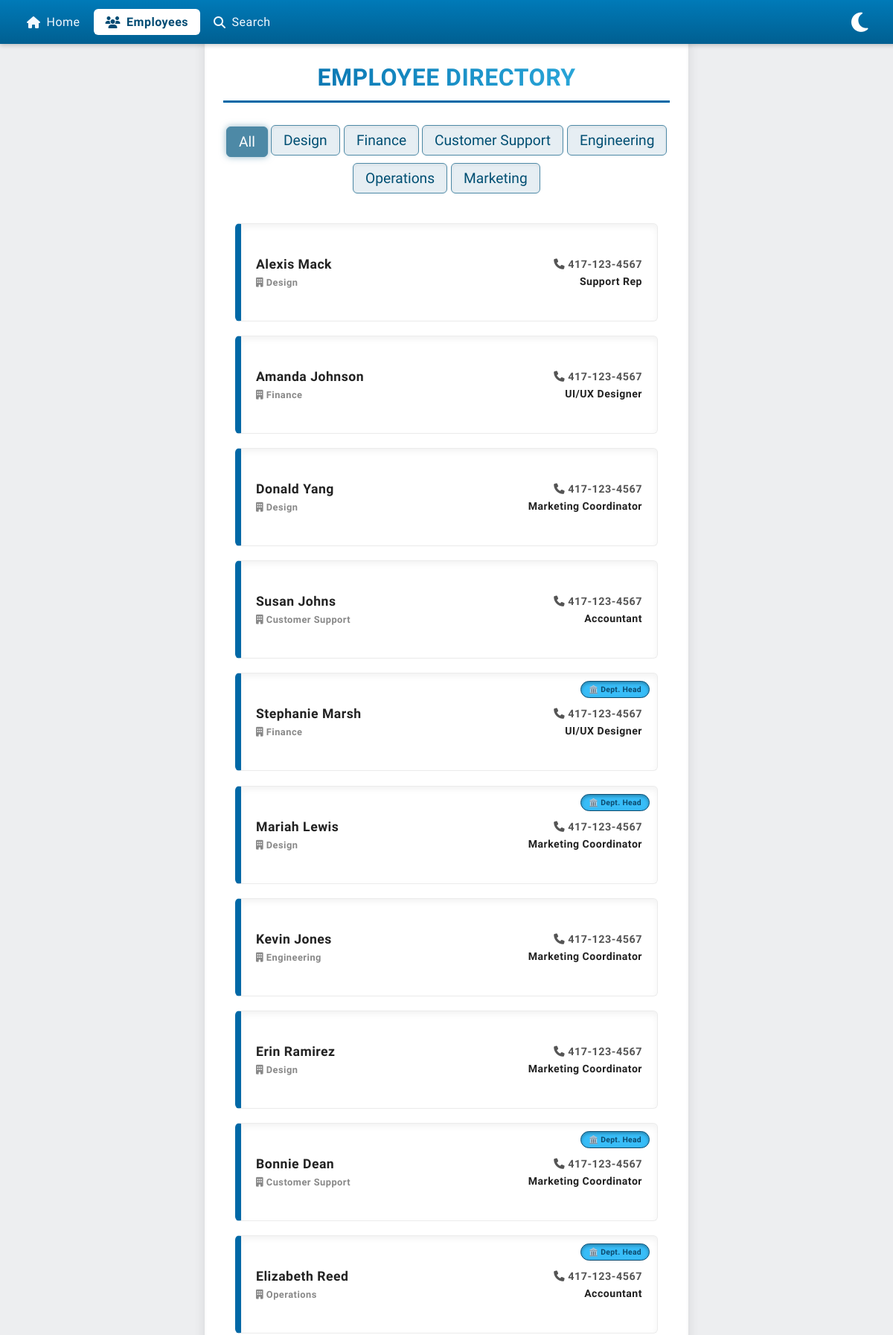
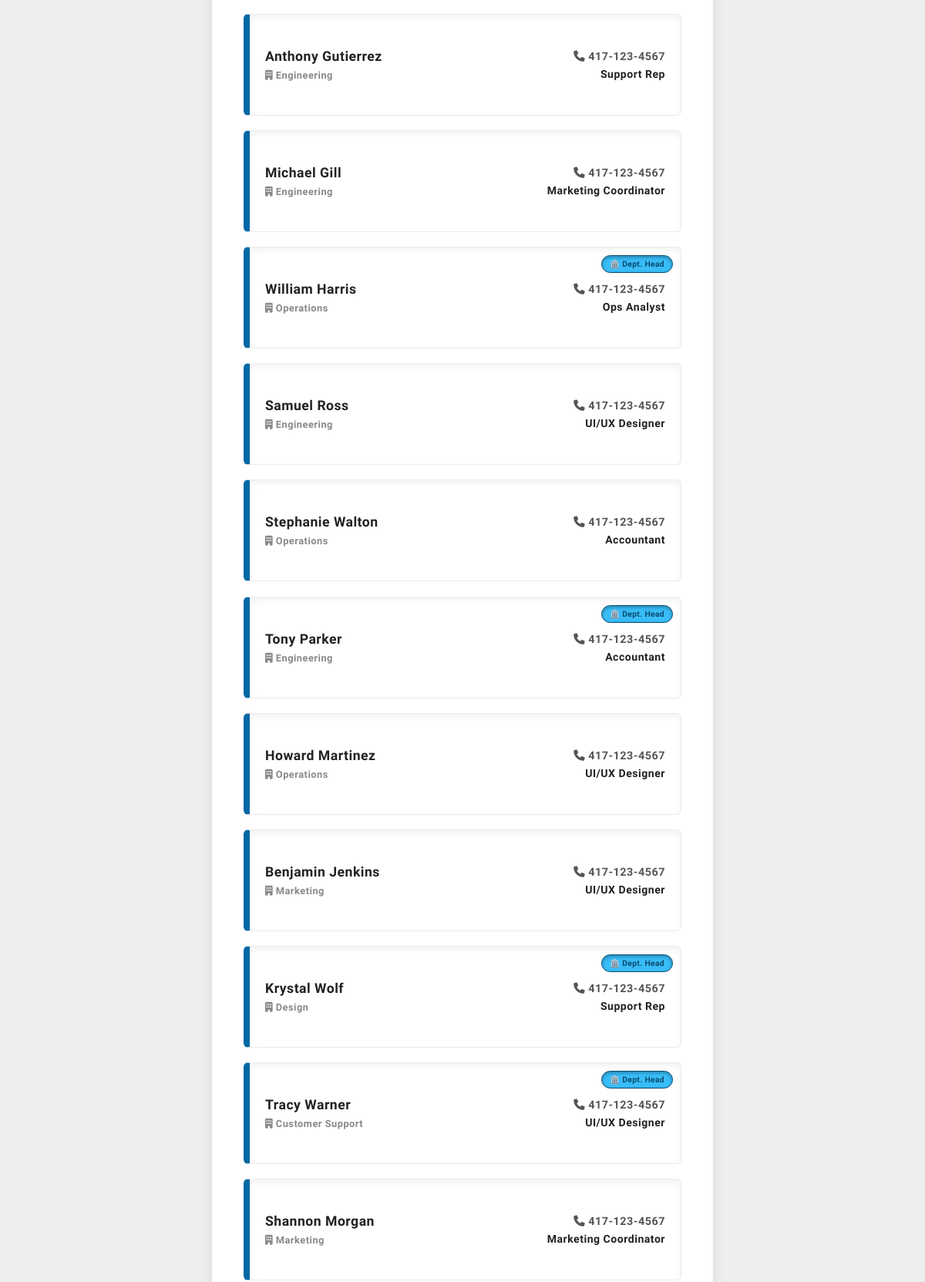
/employees/ (upper part), run on the app's committed database (2 pictures, top to bottom).
### employees/models.py (models this page shows, shortened)
class Employees(models.Model):
	firstname = models.CharField(max_length=255)
	lastname = models.CharField(max_length=255)
	phone = models.CharField(max_length=255)
	department = models.CharField(max_length=255)
	title = models.CharField(max_length=255)
	slug = models.SlugField(blank=True)
	email = models.CharField(max_length=255, blank=True)
	head = models.BooleanField(blank=True, null=True)
	spv = models.BooleanField(blank=True, null=True)
	doh = models.DateField(blank=True, null=True)
	bday = models.DateField(blank=True, null=True)

### employees/views.py (the view)
# urls.py: path('', include('employees.urls')),
def employees(request):
    today = date.today()
    selected_department = request.GET.get('department')
    departments = Employees.objects.values_list('department', flat=True).distinct()
    if selected_department:
        myEmps = Employees.objects.filter(department=selected_department)
    else:
        myEmps = Employees.objects.all()
    context = {
        'myEmps': myEmps,
        'departments': departments,
        'selected_department': selected_department,
        'today': today,
    }
    return render(request, 'directory.html', context)

### employees/templates/directory.html (shortened to what this page needs)
{% extends "master.html" %}
{% block content %}
	<div class="mycard">
		<h1>Employee Directory</h1>
			<div class="button-container" style="text-align: center;">
			  <form action="" method="get" style="display: inline-block;">
			    <button type="submit" name="department" value="" class="{% if not selected_department %}active{% endif %}">
			      All
			    </button>
			    {% for dept in departments %}
			      <button type="submit" name="department" value="{{ dept }}" class="{% if dept == selected_department %}active{% endif %} hvr-grow">
			        {{ dept }}
			      </button>
			    {% endfor %}
			  </form>
			</div>
			<div class="employee-grid">
			  {% for x in myEmps %}
			    <div class="employee-card hvr-float-shadow"
            		data-aos="{% if forloop.counter0|divisibleby:2 %}zoom-in-left{% else %}zoom-in-right{% endif %}"
            		onclick="document.getElementById('{{ x.slug }}').click()">
			      <div class="watermarks absolute top-2 right-2 flex flex-col items-end space-y-1 z-10">
			        {% if x.head %}
			          <span class="watermark dept-head">🏛️ Dept. Head</span>
			        {% endif %}
			      </div>
			      <a id="{{ x.slug }}" href="{% url 'details' x.slug %}">
			        <div class="card-columns">
			          <div class="card-left">
			            <strong>{{ x.firstname }} {{ x.lastname }}</strong><br>
			            <sub><i class="fa fa-building" aria-hidden="true"></i> {{ x.department }}</sub>
			          </div>
			          <div class="card-right">
			            <small><i class="fa fa-phone" aria-hidden="true"></i> {% if x.phone %}{{ x.phone }}{% else %}&nbsp;{% endif %}</small><br>
			            <sub><strong>{{ x.title }}</strong></sub>
			          </div>
			        </div>
			      </a>
			    </div>
			  {% empty %}
			    <p>No employees found.</p>
			  {% endfor %}
			</div>
	</div>
{% endblock %}

### mystaticfiles/global.css (style rules this page uses)
html, body { height: 100%; max-width: 100%; }
body { margin: 0; font: 600 18px 'Source Sans Pro', sans-serif; letter-spacing: 0.5px; background-color: #edeef0; color: #333; transition: background-color 0.3s, color 0.3s; font-size: clamp(16px, 1.2vw, 18px); }
a { cursor: default; }
.mycard { background-color: #ffffff; margin: 40px auto; width: 90%; max-width: 50%; border-radius: 10px; box-shadow: inset 0 2px 4px rgba(0, 0, 0, 0.05), 0 5px 15px rgba(0, 0, 0, 0.1); padding: 25px; animation: fadeInSlide 0.5s ease-out; }
.mycard h1 { text-align: center; color: #0068a6; margin: 20px 0 30px 0; font-size: 2rem; font-weight: 700; letter-spacing: 0.5px; text-transform: uppercase; background: linear-gradient(to right, #0068a6, #33b5e5); -webkit-background-clip: text; -webkit-text-fill-color: transparent; border-bottom: 3px solid #0068a6; padding-bottom: 0.75rem; }
.card-columns { display: flex; justify-content: space-between; align-items: flex-start; }
.card-left, .card-right { width: 48%; }
.card-right { text-align: right; }
.button-container { margin: 1rem 0; display: flex; flex-wrap: wrap; gap: 1rem 0.5rem; justify-content: center; justify-self: center; align-items: center; }
.button-container button { background-color: #e6eef3; color: #004f73; border: 1px solid #4d89a6; border-radius: 6px; padding: 8px 16px; margin-bottom: 0.5rem; font-size: 1.2rem; font-family: 'Source Sans Pro', sans-serif; cursor: pointer; transition: background-color 0.5s ease, color 0.5s ease, transform 0.3s ease, box-shadow 0.3s ease; box-shadow: inset 0 2px 4px rgba(0, 0, 0, 0.05); }
.button-container button.active { background-color: #4d89a6; color: white; box-shadow: 0 0 10px rgba(77, 137, 166, 0.6); }
.employee-grid { display: grid; grid-template-columns: repeat(auto-fill, minmax(300px, 1fr)); gap: 1.2rem; padding: 1rem; }
.employee-card { position: relative; background-color: #ffffff; border: 1px solid rgba(0, 0, 0, 0.08); border-left: 8px solid #0068a6; box-shadow: inset 0 4px 8px rgba(0, 0, 0, 0.05); padding: 15px 20px; border-radius: 6px; transition:box-shadow 0.6s ease; display: flex; flex-direction: column; justify-content: center; min-height: 100px; text-decoration: none; }
.employee-card a { text-decoration: none; color: #0068a6; }
.employee-card strong { font-size: 1.1em; color: #222; }
.employee-card small { font-size: 0.9em; color: #555; }
.employee-card sub { font-size: 0.8em; color: #888; }
.hvr-float-shadow { vertical-align: middle; -webkit-transform: perspective(1px) translateZ(0); transform: perspective(1px) translateZ(0); position: relative; -webkit-transition-duration: 0.3s; transition-duration: 0.3s; -webkit-transition-property: transform; transition-property: transform; }
.hvr-float-shadow:before { pointer-events: none; position: absolute; z-index: -1; content: ''; top: 100%; left: 5%; height: 10px; width: 90%; opacity: 0; background: -webkit-radial-gradient(center, ellipse, rgba(0, 0, 0, 0.35) 0%, rgba(0, 0, 0, 0) 80%) !important; background: radial-gradient(ellipse at center, rgba(0, 0, 0, 0.35) 0%, rgba(0, 0, 0, 0) 80%) !important; -webkit-transition-duration: 0.3s; transition-duration: 0.3s; -webkit-transition-property: transform, opacity; transition-property: transform, opacity; }
.hvr-grow { display: inline-block; vertical-align: middle; -webkit-transform: perspective(1px) translateZ(0); transform: perspective(1px) translateZ(0); box-shadow: 0 0 1px rgba(0, 0, 0, 0); -webkit-transition-duration: 0.3s; transition-duration: 0.3s; -webkit-transition-property: transform; transition-property: transform; }
[data-aos] { opacity: 0; transition-property: opacity, transform; will-change: opacity, transform; }
.watermarks { position: absolute; top: 10px; right: 10px; display: flex; flex-direction: row; align-items: flex-end; gap: 0.5rem; z-index: 10; pointer-events: none; flex-wrap: wrap; }
.watermark { font-size: 0.65rem; font-weight: 600; padding: 4px 10px; border-radius: 999px; letter-spacing: 0.3px; white-space: nowrap; box-shadow: inset 0 2px 4px rgba(0, 0, 0, 0.3); pointer-events: none; }
.watermark.dept-head { background: #38bdf8; color: #0c4a6e; border: 1px solid #0c4a6e; }

### data on the page
Employees: firstname "Alexis", lastname "Mack", department "Design", phone "417-123-4567", title "Support Rep"
Employees: firstname "Amanda", lastname "Johnson", department "Finance", phone "417-123-4567", title "UI/UX Designer"
Employees: firstname "Donald", lastname "Yang", department "Design", phone "417-123-4567", title "Marketing Coordinator"
Employees: firstname "Susan", lastname "Johns", department "Customer Support", phone "417-123-4567", title "Accountant"
Employees: head "🏛️ Dept. Head", firstname "Stephanie", lastname "Marsh", department "Finance", phone "417-123-4567", title "UI/UX Designer"
Employees: head "🏛️ Dept. Head", firstname "Mariah", lastname "Lewis", department "Design", phone "417-123-4567", title "Marketing Coordinator"
Employees: firstname "Kevin", lastname "Jones", department "Engineering", phone "417-123-4567", title "Marketing Coordinator"
Employees: firstname "Erin", lastname "Ramirez", department "Design", phone "417-123-4567", title "Marketing Coordinator"
Employees: head "🏛️ Dept. Head", firstname "Bonnie", lastname "Dean", department "Customer Support", phone "417-123-4567", title "Marketing Coordinator"
Employees: head "🏛️ Dept. Head", firstname "Elizabeth", lastname "Reed", department "Operations", phone "417-123-4567", title "Accountant"
Employees: firstname "Anthony", lastname "Gutierrez", department "Engineering", phone "417-123-4567", title "Support Rep"
Employees: firstname "Michael", lastname "Gill", department "Engineering", phone "417-123-4567", title "Marketing Coordinator"
Employees: head "🏛️ Dept. Head", firstname "William", lastname "Harris", department "Operations", phone "417-123-4567", title "Ops Analyst"
Employees: firstname "Samuel", lastname "Ross", department "Engineering", phone "417-123-4567", title "UI/UX Designer"
Employees: firstname "Stephanie", lastname "Walton", department "Operations", phone "417-123-4567", title "Accountant"
Employees: head "🏛️ Dept. Head", firstname "Tony", lastname "Parker", department "Engineering", phone "417-123-4567", title "Accountant"
Employees: firstname "Howard", lastname "Martinez", department "Operations", phone "417-123-4567", title "UI/UX Designer"
Employees: firstname "Benjamin", lastname "Jenkins", department "Marketing", phone "417-123-4567", title "UI/UX Designer"
Employees: head "🏛️ Dept. Head", firstname "Krystal", lastname "Wolf", department "Design", phone "417-123-4567", title "Support Rep"
Employees: head "🏛️ Dept. Head", firstname "Tracy", lastname "Warner", department "Customer Support", phone "417-123-4567", title "UI/UX Designer"
Employees: firstname "Shannon", lastname "Morgan", department "Marketing", phone "417-123-4567", title "Marketing Coordinator"

### other printed values
{{ dept }} "Design" "Finance" "Customer Support" "Engineering" "Operations" "Marketing"
